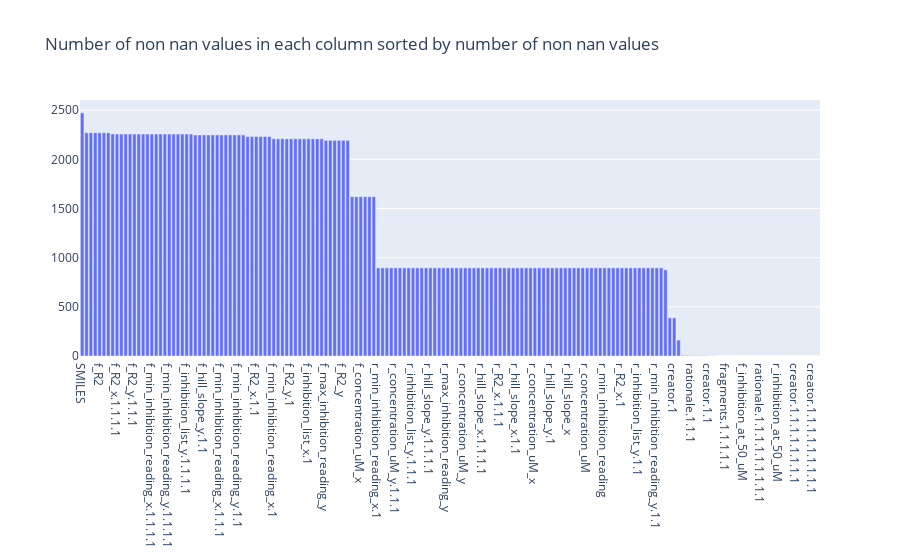

Notebook source saved alongside this figure:
### Code cell
# remove all the useless columns we will compute anything we need from the SMILES 

columns_to_remove = ["ORDERED",
                     "ASSAYED",
                     "MADE",
                     "CID", 
                     "series",
                     "Covalent Fragment",
                     "TPSA", 
                     "Vinylsulfonamide", 
                     "Chloroacetamide", 
                     "creator", 
                     "inspired_by", 
                     "Submission Notes", 
                     "Nitrile Adduct", 
                     "Shipment Date",
                     "SHIPMENT_DATE",
                     "InChIKey", # we may need this one
                     "Chloroacetamide Adduct",
                     "Fraction sp3",
                     "rationale",
                     "ORDER_DATE",
                     "CID (canonical)",
                     "HBA",
                     "CDD_name",
                     "Enamine - REAL Space",
                     "MW",
                     "Enamine - SCR",
                     "Mcule",
                     "Nitrile",
                     "In eMolecules",
                     "Rotatable Bonds",
                     "CDD_mol_ID",
                     "Vinylsulfonamide Adduct",
                     "Acrylamide Adduct",
                     "Acrylamide",
                     "Enamine - Extended REAL Space",
                     "fragments",
                     "In Molport or Mcule",
                     "Enamine - BB",
                     "Fragalysis Link",
                     "HBD",
                     "cLogP",
                     "MAKER",
                     "CID (old format)",
                     "NMR_std_ratio",
                     "Order Date",
                     "Postera Link",
                     "Order Date",
                     "Maker",
                     "creator",
                     "Mcule Ultimate",
                     "Structure ID",
                    ]

clean_df = df.drop(columns=columns_to_remove)

cleaned_columns = clean_df.columns.to_list()

# remove any that have structure or .2

cleaned_columns = [column for column in cleaned_columns if ("structure" or "Structure") not in column and ".2" not in column]
cleaned_columns = [column for column in cleaned_columns if ("covalent" or "Covalent") not in column]
cleaned_columns = [column for column in cleaned_columns if "curve" not in column] # full of crap values

clean_df = clean_df[cleaned_columns]



# plot them with plotly
import plotly.express as px
import plotly.graph_objects as go


fig = go.Figure(data=[go.Bar(
    x=clean_df.count().sort_values(ascending=False).index.to_list(),
    y=clean_df.count().sort_values(ascending=False).to_list()
)])

fig.update_layout(title_text='Number of non nan values in each column sorted by number of non nan values')
fig.show()

print(clean_df.count().sort_values(ascending=False))

### Figure 1 — Plotly figure (JSON) as saved in the notebook; plotly's stock layout.template omitted (floating-point values rounded to 4 significant figures; data arrays with more than 128 entries replaced by an {"elided": "..."} marker saying what was removed)
{"data": [{"type": "bar", "x": {"elided": "170 str values"}, "y": {"elided": "170 int values"}}], "layout": {"title": {"text": "Number of non nan values in each column sorted by number of non nan values"}}}
